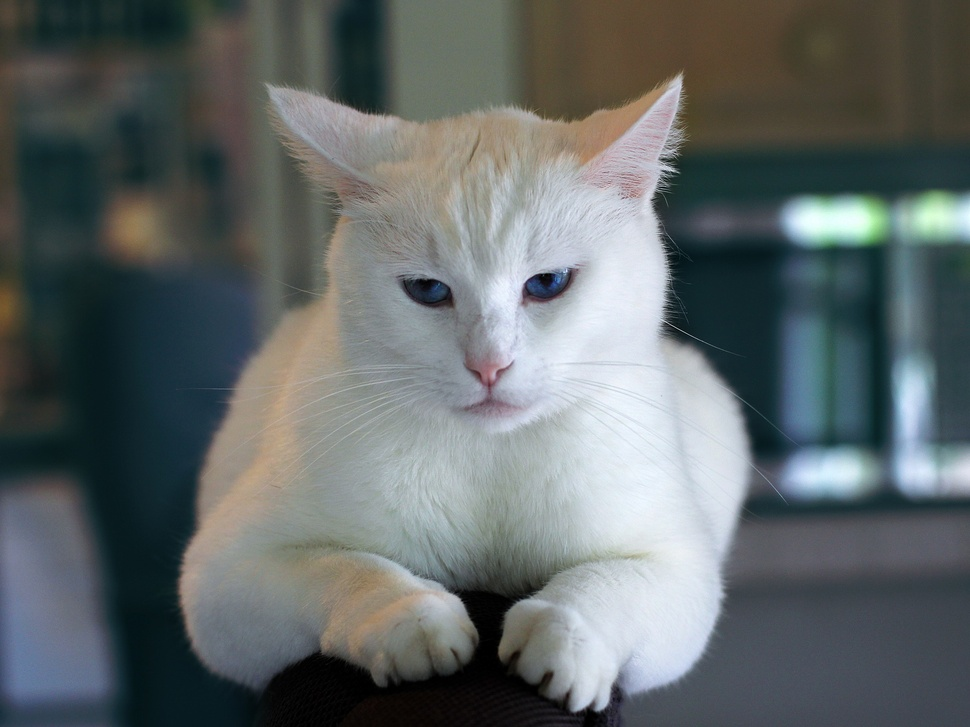
#> input picture scripts/funciones_python/muestra.jpg, 970 x 727 px, shrunk from 1920 x 1440 before the run, found by its file name
$ python rotar_izquierda.py
#> lines starting #> are read from the running program, lines starting #| are printed output that depends on the picture
# -*- coding: utf-8 -*-
"""
Created on Thu Feb  8 09:07:53 2024

@author: USUARIO
"""

from PIL import Image

def rotar_izquierda(imagen_path):
    """Rota a la izquierda una imagen cuadrada.

    Args:
        imagen_path (str): Ruta de la imagen a rotar.

    Returns:
        PIL.Image: Imagen rotada a la izquierda.
    """
#> called with imagen_path = 'muestra.jpg'
    imagen = Image.open(imagen_path)
#> imagen is the input picture: PIL image 970x727 RGB; mean R, G, B 97.5, 104.4, 104.8
    imagen_rotada = imagen.transpose(Image.ROTATE_90)
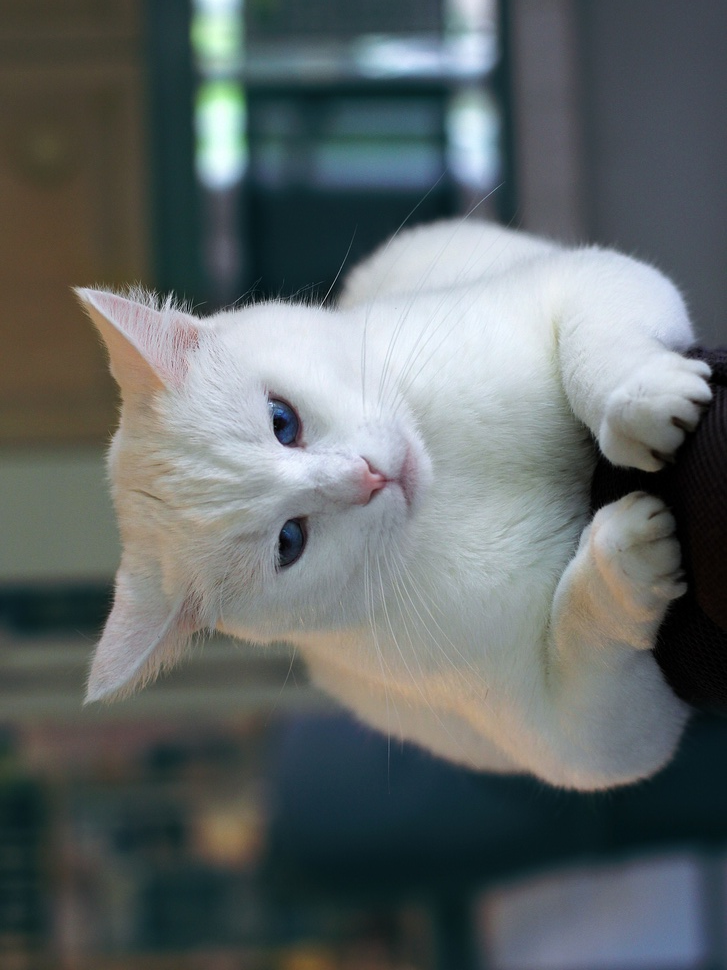
#> imagen_rotada: PIL image 727x970 RGB; mean R, G, B 97.5, 104.4, 104.8
    return imagen_rotada

# Ruta de la imagen "muestra.jpg"
imagen_path = "muestra.jpg"

# Rotar la imagen a la izquierda
imagen_rotada = rotar_izquierda(imagen_path)

# Mostrar la imagen original y la imagen rotada
imagen_rotada.show()
